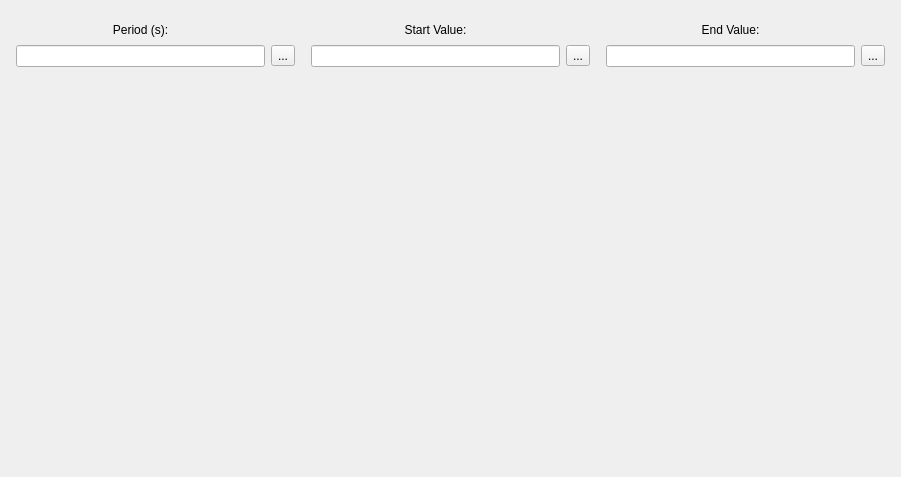
<?xml version="1.0" encoding="UTF-8"?>
<ui version="4.0">
 <class>GTAEquationStepWidget</class>
 <widget class="QWidget" name="GTAEquationStepWidget">
  <property name="geometry">
   <rect>
    <x>0</x>
    <y>0</y>
    <width>901</width>
    <height>477</height>
   </rect>
  </property>
  <property name="windowTitle">
   <string>Form</string>
  </property>
  <layout class="QVBoxLayout" name="verticalLayout">
   <item>
    <layout class="QGridLayout" name="gridLayout">
     <property name="leftMargin">
      <number>5</number>
     </property>
     <property name="topMargin">
      <number>5</number>
     </property>
     <property name="rightMargin">
      <number>5</number>
     </property>
     <property name="bottomMargin">
      <number>5</number>
     </property>
     <item row="0" column="0">
      <widget class="QLabel" name="periodLB">
       <property name="minimumSize">
        <size>
         <width>0</width>
         <height>0</height>
        </size>
       </property>
       <property name="maximumSize">
        <size>
         <width>16777215</width>
         <height>20</height>
        </size>
       </property>
       <property name="text">
        <string>Period (s):</string>
       </property>
       <property name="alignment">
        <set>Qt::AlignCenter</set>
       </property>
      </widget>
     </item>
     <item row="2" column="3">
      <widget class="QLineEdit" name="startValueLE"/>
     </item>
     <item row="2" column="4">
      <widget class="QToolButton" name="SearchTB2">
       <property name="text">
        <string>...</string>
       </property>
       <property name="icon">
        <iconset resource="../resource.qrc">
         <normaloff>:/images/forms/img/SEARCH.png</normaloff>:/images/forms/img/SEARCH.png</iconset>
       </property>
       <property name="iconSize">
        <size>
         <width>15</width>
         <height>15</height>
        </size>
       </property>
      </widget>
     </item>
     <item row="2" column="5">
      <spacer name="horizontalSpacer">
       <property name="orientation">
        <enum>Qt::Horizontal</enum>
       </property>
       <property name="sizeType">
        <enum>QSizePolicy::Fixed</enum>
       </property>
       <property name="sizeHint" stdset="0">
        <size>
         <width>10</width>
         <height>20</height>
        </size>
       </property>
      </spacer>
     </item>
     <item row="2" column="0">
      <widget class="QLineEdit" name="periodLE"/>
     </item>
     <item row="2" column="1">
      <widget class="QToolButton" name="SearchTB">
       <property name="text">
        <string>...</string>
       </property>
       <property name="icon">
        <iconset resource="../resource.qrc">
         <normaloff>:/images/forms/img/SEARCH.png</normaloff>:/images/forms/img/SEARCH.png</iconset>
       </property>
       <property name="iconSize">
        <size>
         <width>15</width>
         <height>15</height>
        </size>
       </property>
      </widget>
     </item>
     <item row="2" column="2">
      <spacer name="horizontalSpacer">
       <property name="orientation">
        <enum>Qt::Horizontal</enum>
       </property>
       <property name="sizeType">
        <enum>QSizePolicy::Fixed</enum>
       </property>
       <property name="sizeHint" stdset="0">
        <size>
         <width>10</width>
         <height>20</height>
        </size>
       </property>
      </spacer>
     </item>
     <item row="2" column="6">
      <widget class="QLineEdit" name="endValueLE"/>
     </item>
     <item row="2" column="7">
      <widget class="QToolButton" name="SearchTB3">
       <property name="text">
        <string>...</string>
       </property>
       <property name="icon">
        <iconset resource="../resource.qrc">
         <normaloff>:/images/forms/img/SEARCH.png</normaloff>:/images/forms/img/SEARCH.png</iconset>
       </property>
       <property name="iconSize">
        <size>
         <width>15</width>
         <height>15</height>
        </size>
       </property>
      </widget>
     </item>
     <item row="0" column="3">
      <widget class="QLabel" name="startValueLB">
       <property name="minimumSize">
        <size>
         <width>0</width>
         <height>0</height>
        </size>
       </property>
       <property name="maximumSize">
        <size>
         <width>16777215</width>
         <height>20</height>
        </size>
       </property>
       <property name="text">
        <string>Start Value:</string>
       </property>
       <property name="alignment">
        <set>Qt::AlignCenter</set>
       </property>
      </widget>
     </item>
     <item row="0" column="6">
      <widget class="QLabel" name="endValueLB">
       <property name="minimumSize">
        <size>
         <width>0</width>
         <height>0</height>
        </size>
       </property>
       <property name="maximumSize">
        <size>
         <width>16777215</width>
         <height>20</height>
        </size>
       </property>
       <property name="text">
        <string>End Value:</string>
       </property>
       <property name="alignment">
        <set>Qt::AlignCenter</set>
       </property>
      </widget>
     </item>
    </layout>
   </item>
   <item>
    <widget class="QLabel" name="label_4">
     <property name="minimumSize">
      <size>
       <width>875</width>
       <height>379</height>
      </size>
     </property>
     <property name="maximumSize">
      <size>
       <width>875</width>
       <height>379</height>
      </size>
     </property>
     <property name="text">
      <string/>
     </property>
     <property name="pixmap">
      <pixmap resource="../resource.qrc">:/images/forms/img/step.png</pixmap>
     </property>
     <property name="scaledContents">
      <bool>true</bool>
     </property>
     <property name="alignment">
      <set>Qt::AlignCenter</set>
     </property>
    </widget>
   </item>
  </layout>
 </widget>
 <resources>
  <include location="../resource.qrc"/>
 </resources>
 <connections/>
</ui>
